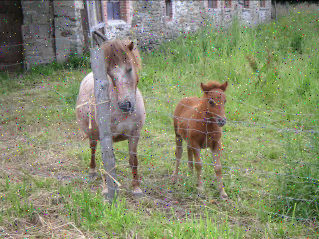
#> input picture 5_median_filtering/in.png, 319 x 239 px; the run also reads 1 picture not shown here
$ python median.py
#> lines starting #> are read from the running program, lines starting #| are printed output that depends on the picture
import sys
from PIL import Image
import numpy as np

# P0 P1 P2
# P3 P4 P5
# P6 P7 P8

def med(array):
    length = len(array)
    if length%2 != 0:
        return array[(length//2)]
    return (array[(length//2)-1] + array[(length//2)]) // 2


def main(name):
    input_img = Image.open(name).convert('RGB')
    new_img = input_img.copy()
    w, h = input_img.size
    for x in range(w):
        for y in range(h):
            ignore = [False]*9
            P = [(0,0,0)]*9
            P[4] = input_img.getpixel((x,y))
            try:
                P[0] = input_img.getpixel((x-1,y-1))
            except:
                ignore[0] = True
            try:
                P[1] = input_img.getpixel((x,y-1))
            except:
                ignore[1] = True
            try:
                P[2] = input_img.getpixel((x+1,y-1))
            except:
                ignore[2] = True
            try:
                P[3] = input_img.getpixel((x-1,y))
            except:
                ignore[3] = True
            try:
                P[5] = input_img.getpixel((x+1,y))
            except:
                ignore[5] = True
            try:
                P[6] = input_img.getpixel((x-1,y+1))
            except:
                ignore[6] = True
            try:
                P[7] = input_img.getpixel((x,y+1))
            except:
                ignore[7] = True
            try:
                P[8] = input_img.getpixel((x+1,y+1))
            except:
                ignore[8] = True

            red = list()
            green = list()
            blue = list()
            for i in range (len(ignore)):
                if not ignore[i]:
                    red.append(P[i][0])
                    green.append(P[i][1])
                    blue.append(P[i][2])
            red = sorted(red)
            green = sorted(green)
            blue = sorted(blue)
            new_img.putpixel((x,y),(med(red),med(green),med(blue)))
    # Save image
    new_img.save('out.png')
if __name__ == '__main__':
    try:
        main(sys.argv[-1])
    except:
        main('in.png')
#> call 2 of main, with name = 'in.png'
#> in main, input_img is the input picture: PIL image 319x239 RGB; mean R, G, B 133.1, 140.3, 108.9
#> after the loop in main (call 2), `for x in range(w):`:
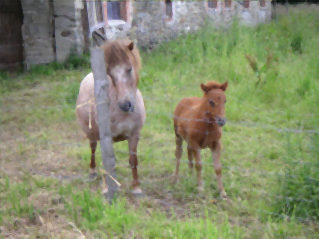
#> new_img: PIL image 319x239 RGB; mean R, G, B 133.1, 140.4, 108.6
